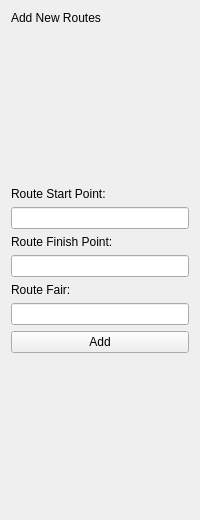
             <widget class="QWidget" name="AddNewRoutesPage">
              <layout class="QVBoxLayout" name="verticalLayout_19">
               <item>
                <widget class="QLabel" name="label_27">
                 <property name="text">
                  <string>Add New Routes</string>
                 </property>
                </widget>
               </item>
               <item>
                <spacer name="verticalSpacer_17">
                 <property name="orientation">
                  <enum>Qt::Vertical</enum>
                 </property>
                 <property name="sizeHint" stdset="0">
                  <size>
                   <width>20</width>
                   <height>156</height>
                  </size>
                 </property>
                </spacer>
               </item>
               <item>
                <widget class="QLabel" name="label_28">
                 <property name="text">
                  <string>Route Start Point:</string>
                 </property>
                </widget>
               </item>
               <item>
                <widget class="QLineEdit" name="lineEdit_12"/>
               </item>
               <item>
                <widget class="QLabel" name="label_30">
                 <property name="text">
                  <string>Route Finish Point:</string>
                 </property>
                </widget>
               </item>
               <item>
                <widget class="QLineEdit" name="lineEdit_20"/>
               </item>
               <item>
                <widget class="QLabel" name="label_39">
                 <property name="text">
                  <string>Route Fair:</string>
                 </property>
                </widget>
               </item>
               <item>
                <widget class="QLineEdit" name="lineEdit_21"/>
               </item>
               <item>
                <widget class="QPushButton" name="pushButton_28">
                 <property name="text">
                  <string>Add</string>
                 </property>
                </widget>
               </item>
               <item>
                <spacer name="verticalSpacer_18">
                 <property name="orientation">
                  <enum>Qt::Vertical</enum>
                 </property>
                 <property name="sizeHint" stdset="0">
                  <size>
                   <width>20</width>
                   <height>156</height>
                  </size>
                 </property>
                </spacer>
               </item>
              </layout>
             </widget>
